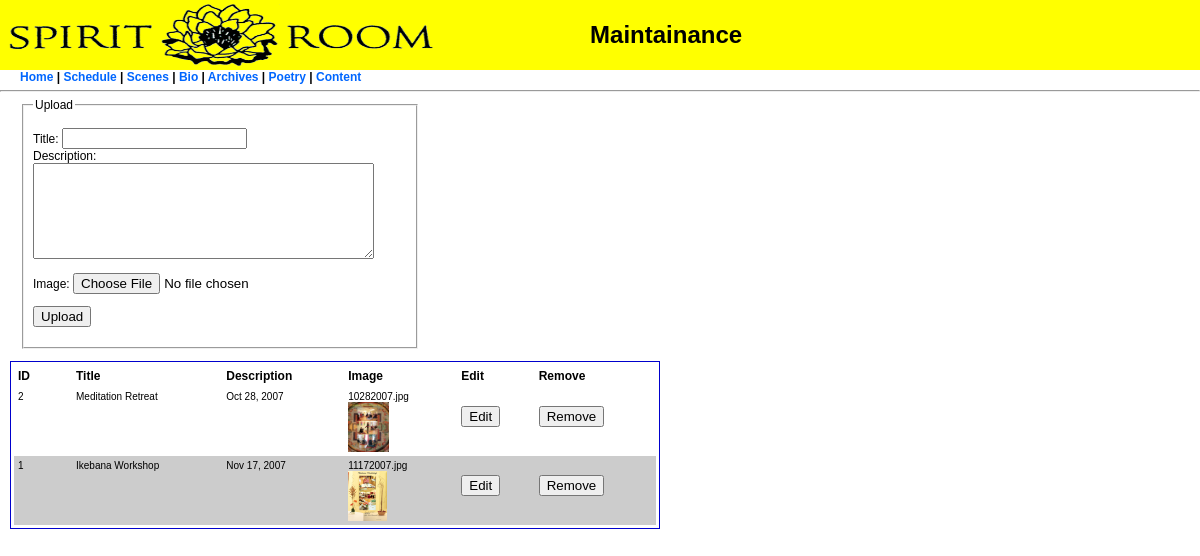
Screenshot of /maint/photos.php with the database file from the repository.
### tables this page shows
CREATE TABLE `scenes` (
  `id` int(11) NOT NULL auto_increment,
  `title` varchar(50) NOT NULL default '',
  `description` text NOT NULL,
  `photo_url` varchar(50) NOT NULL default '',
  `date_updated` date NOT NULL default '0000-00-00',
  PRIMARY KEY  (`id`)
);

### maint/photos.php (the view, shortened to what this page needs)
<?
	$tableName = "scenes";
	$photoDir="/photos";
?>
	<div style="width:400px; margin-left:20px;">
	<form name="form1" method="post" action="" enctype="multipart/form-data">
	<fieldset><legend>Upload</legend>
        <p>Title:
          <input type="text" name="title" value="<?=$title?>"><br>
		  Description:<br>
		  <textarea name="description" cols="40" rows="6"><?=$description?></textarea><br><br>
		  Image:
		  <input name="image1" type="file">
    </p>
		  <p><input name="action" type="submit" value="Upload">
        </p>
    </fieldset>
    </form>
	</div>
    <table width="650"  cellpadding="4" cellspacing="0" class="listing_table" >
	<tr>
		<th>ID</th>
		<th>Title</th>
		<th>Description</th>
		<th>Image</th>
	    <th>Edit</th>
	    <th>Remove</th>
	</tr>
<?
	$alt=0;
	$sql="select * from $tableName  order by date_updated desc, id desc";
	$result=mysql_query($sql) or die($sql.mysql_error());
	while($row=mysql_fetch_object($result)) {
		$bg=($alt=(!$alt))?"":"bgcolor=#cccccc";
		$photo_id=$row->id;
		$title=stripslashes($row->title);
		$description=stripslashes($row->description);
		$photo_url=$row->photo_url;
?>
<tr <?=$bg?>>
	<td width="50" valign='top'> <?=$photo_id?></td>
	<td nowrap valign='top'><?=$title?></td>
	<td valign='top'><?=$description?></td>
	<td><?=$photo_url?><br><img src='<?=$photoDir."/".$photo_url?>' height=50></td>
    <td><form method=post>
    	<input type=submit value=Edit></form>
    	</td>
    <td><form method=post>
    	<input type=submit value=Remove onClick="return confirm('Delete this image?')">
    	</form></td>
</tr>
<?
	}
?>
</table>
</body>
</html>

### maint/admin.css (style rules this page uses)
body { font-family: Verdana, Arial, Helvetica, sans-serif; font-size: 12px; margin: 0px; }
#header_banner { background-color: #FFFF00; margin: 0px; padding: 0px; }
#top_nav { padding-left:20px; font-weight:bold; text-decoration:none; }
#top_nav a { color: #0099CC; }
#top_nav a { color: #0066FF; text-decoration: none; }
td { font-family: Verdana, Arial, Helvetica, sans-serif; font-size: 10px; }
th { font-family: Verdana, Arial, Helvetica, sans-serif; font-size: 12px; font-weight: bold; text-align: left; }
.listing_table { border: thin solid #0000CC; margin-left:10px; padding:3px; }

### rows the page displays
scenes: id "2", title "Meditation Retreat", description "Oct 28, 2007", photo_url "10282007.jpg", photo_url (picture)
scenes: id "1", title "Ikebana Workshop", description "Nov 17, 2007", photo_url "11172007.jpg", photo_url (picture)
